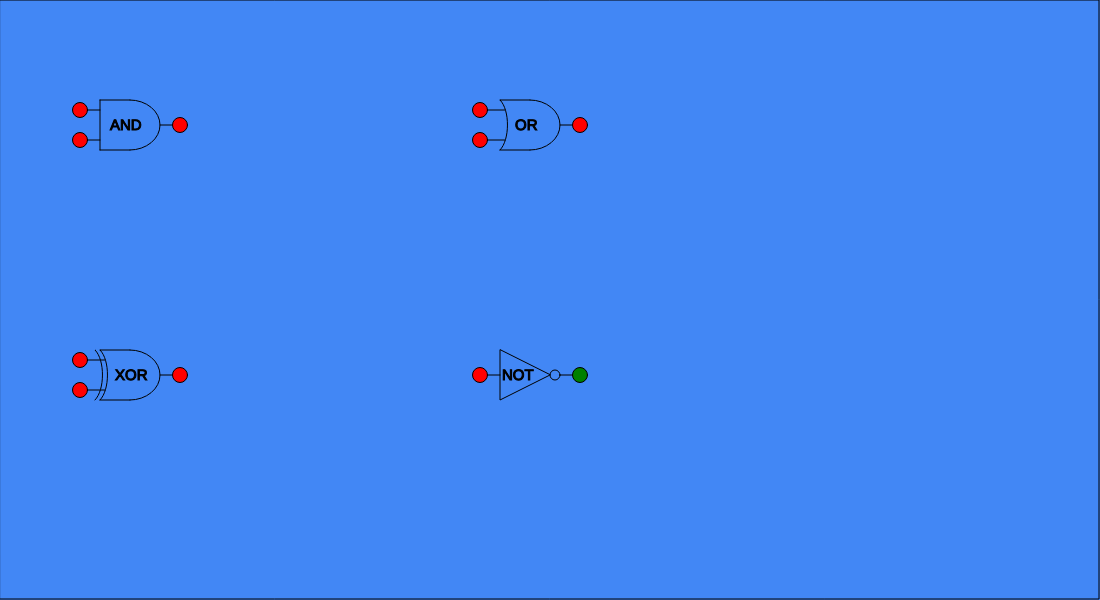
Frame 1 (no input)
Frame 60 (no input): identical to frame 1, image omitted
Frame 120 (the mouse pressed at the canvas centre since frame 60): identical to frame 1, image omitted

The p5.js sketch that drew this single still picture (run headless with seeded random() and noise() and a simulated clock; from frame 60 on, the mouse is pressed at the canvas centre):

// p5.js sketch
// ── sketch.js
//width, height of each gate
gateSizeWidth = 60
gateSizeHeight = 50

//global hash object for updating gate output
const gateLogic = {
    "AND": (a, b) => a && b,
    "OR": (a, b) => a || b,
    "XOR": (a, b) => (a && !b) || (!a && b),
    "NOT": (a) => !a
};

//Class for logic gates, will likely be moved out of this main file.
class LogicGate {
    constructor(x, y, type, scalar = 1) {
        
        //2D coordinates for logic gate object
        this.x = x;
        this.y = y;

        this.offsetX = 0
        this.offsetY = 0

        //What type of logic gate it is? AND, OR, etc?
        //Will either be a string, or we might mess around with inheritance.
        this.type = type;

        this.scalar = scalar;

        //2 bits for input sources, 1 for output
        this.inputA = false;
        this.inputB = false;
        this.output = false;

    }
      // DRAWING GATES
    display() {
    // STYLE SETTINGS (SIMULATE CSS)
    let gateColor = color(255, 204, 0);
    let inputColor = color(200);
    let outputColor = color(0, 255, 0);
    let inputHoverColor = color(0, 255, 0);
    let outputHoverColor = color(255, 0, 0);
    //
    let textsize = 15;
    let textColor = 'black';
    // 
    stroke(0);
    // 
    let s = this.scalar;
    // 
    textSize(textsize * s);
    // 
    // AND GATE
    if (this.type === "AND") {
      fill(textColor);
      text(this.type, this.x + 10 * s, this.y + 30 * s);
      noFill();
      arc(
        this.x + 30 * s,
        this.y + 25 * s,
        60 * s,
        50 * s,
        PI + HALF_PI,
        TWO_PI + HALF_PI
      );
      line(this.x, this.y, this.x + 30 * s, this.y);
      line(this.x, this.y + 50 * s, this.x + 30 * s, this.y + 50 * s);
      line(this.x, this.y, this.x, this.y + 50 * s);
    }
    // OR GATE
    else if (this.type === "OR") {
      fill(textColor);
      text(this.type, this.x + 15 * s, this.y + 30 * s);
      noFill();
      arc(
        this.x + 30 * s,
        this.y + 25 * s,
        60 * s,
        50 * s,
        PI + HALF_PI,
        TWO_PI + HALF_PI
      );
      bezier(
        this.x,
        this.y,
        this.x + 10 * s,
        this.y + 10 * s,
        this.x + 10 * s,
        this.y + 40 * s,
        this.x,
        this.y + 50 * s
      );
      line(this.x, this.y, this.x + 30 * s, this.y);
      line(this.x, this.y + 50 * s, this.x + 30 * s, this.y + 50 * s);
    }
    // XOR GATE
    else if (this.type === "XOR") {
      fill(textColor);
      text(this.type, this.x + 15 * s, this.y + 30 * s);
      noFill();
      arc(
        this.x + 30 * s,
        this.y + 25 * s,
        60 * s,
        50 * s,
        PI + HALF_PI,
        TWO_PI + HALF_PI
      );
      bezier(
        this.x,
        this.y,
        this.x + 10 * s,
        this.y + 10 * s,
        this.x + 10 * s,
        this.y + 40 * s,
        this.x,
        this.y + 50 * s
      );
      bezier(
        this.x - 5 * s,
        this.y,
        this.x + 5 * s,
        this.y + 10 * s,
        this.x + 5 * s,
        this.y + 40 * s,
        this.x - 5 * s,
        this.y + 50 * s
      );
      line(this.x, this.y, this.x + 30 * s, this.y);
      line(this.x, this.y + 50 * s, this.x + 30 * s, this.y + 50 * s);
    }
    // NOT GATE
    else if (this.type === "NOT") {
      fill(textColor);
      text(this.type, this.x + 2 * s, this.y + 30 * s);
      noFill();
      triangle(
        this.x,
        this.y,
        this.x,
        this.y + 50 * s,
        this.x + 50 * s,
        this.y + 25 * s
      );
      circle(this.x + 55 * s, this.y + 25 * s, 10 * s);
    }

    // INPUT LINES
    if (this.type === "AND") {
      line(this.x - 20 * s, this.y + 10 * s, this.x, this.y + 10 * s);
      line(this.x - 20 * s, this.y + 40 * s, this.x, this.y + 40 * s);
    } else if (this.type === "OR") {
      line(this.x - 20 * s, this.y + 10 * s, this.x + 5 * s, this.y + 10 * s);
      line(this.x - 20 * s, this.y + 40 * s, this.x + 5 * s, this.y + 40 * s);
    } else if (this.type === "XOR") {
      line(this.x - 20 * s, this.y + 10 * s, this.x + 5 * s, this.y + 10 * s);
      line(this.x - 20 * s, this.y + 40 * s, this.x + 5 * s, this.y + 40 * s);
    } else if (this.type === "NOT") {
      line(this.x - 20 * s, this.y + 25 * s, this.x, this.y + 25 * s);
    }

    // OUTPUT LINE
    line(this.x + 60 * s, this.y + 25 * s, this.x + 80 * s, this.y + 25 * s);

    // INPUT BUTTONS
    fill(this.inputA ? "green" : "red");
    if (this.type === "AND" || this.type === "OR" || this.type === "XOR") {
      ellipse(this.x - 20 * s, this.y + 10 * s, 15 * s, 15 * s);
      fill(this.inputB ? "green" : "red");
      ellipse(this.x - 20 * s, this.y + 40 * s, 15 * s, 15 * s);
    } else if (this.type === "NOT") {
      ellipse(this.x - 20 * s, this.y + 25 * s, 15 * s, 15 * s);
    }

    // OUTPUT
    fill(this.output ? "green" : "red");
    ellipse(this.x + 80 * s, this.y + 25 * s, 15 * s, 15 * s);
    }
    update() {

        //update position of gate(s) being dragged, if any
        for (let dragged_gate of gates_being_dragged){
            dragged_gate.x = mouseX - dragged_gate.offsetX;
            dragged_gate.y = mouseY - dragged_gate.offsetY;
        }

        //references global hashmap to run gate logic
        this.output = gateLogic[this.type](this.inputA, this.inputB)

    }
    //Check if the mouse position is over a logic gate
    isMouseOver() {
        return (mouseX > this.x && mouseX < this.x + gateSizeWidth &&
               mouseY > this.y && mouseY < this.y + gateSizeHeight);
    }
        // TOGGLE INPUT A
    toggleInputA() {
        if (
        this.type === "AND" ||
        this.type === "OR" ||
        this.type === "NOT" ||
        this.type === "XOR"
        ) {
        this.inputA = this.inputA ? 0 : 1;
        }
    }

    // TOGGLE INPUT B
    toggleInputB() {
        if (this.type === "AND" || this.type === "OR" || this.type === "XOR") {
        this.inputB = this.inputB ? 0 : 1;
        }
    }
}

//Will be used to store all gates currently on screen. Work in progress.
let gates = [];
let gates_being_dragged = [];

function mouseReleased() {
    gates_being_dragged = []; // Clear all dragged objects on release
}

//Initial setup; Only runs once
// "It can be used to set default values for your project."
//We may need to move things from here to "draw()" if they should be updated every frame, eg window size?
function setup() {

    //Create the Canvas based on the width and height of the window
    //AKA, the canvas element takes up the entire page.
    //If we want to do some html/css design, then we will have to readjust this.
    createCanvas(1100, 600);

    let x = (windowWidth - width) / 2;
    let y = (windowHeight - height) / 2;
    canvas = createCanvas(1100, 600);
    canvas.position(x, y);

    //Set the background color to that intriguing shade of blue.
    background('#4287f5');

    //Initialize a gate? work in progress, will need to reference a "level database" for initializing "puzzles"
    gates.push(new LogicGate(100, 100, "AND"));
    gates.push(new LogicGate(500, 100, "OR"));
    gates.push(new LogicGate(100, 350, "XOR"));
    gates.push(new LogicGate(500, 350, "NOT"));
}

// "draw() is called directly after setup()"
// "Executes the lines of code inside its curly brackets 60 times per second until the program is stopped or the noLoop() function is called."
function draw() {

    //If you want to see something fun, comment this out
    background('#4287f5');

    //Loops over every gate, and updates it
    for (let gate of gates) {
        //console.log(mouseX, mouseY)
        gate.update();
        gate.display();
        
    }
     // Draw border around canvas
     noFill(); // No fill inside the border
     rect(0, 0, width - 1, height - 1); 
   
}

// TOGGLE INPUTS
//Messy RN, but it works. Refactor later.
function mousePressed() {


    for (let gate of gates){

        if (gate.isMouseOver()){
            console.log("over")
            gate.offsetX = mouseX - gate.x
            gate.offsetY = mouseY - gate.y
            gates_being_dragged.push(gate)
        }

        if (gate.type != "NOT"){
            if (
                dist(mouseX, mouseY, gate.x - 20 * gate.scalar, gate.y + 10 * gate.scalar) <
                10 * gate.scalar
            ) {
                gate.toggleInputA();
            }
            if (
                dist(mouseX, mouseY, gate.x - 20 * gate.scalar, gate.y + 40 * gate.scalar) <
                10 * gate.scalar
            ) {
                gate.toggleInputB();
            }
        } else{
              // NOT GATE
                if (
                    dist(mouseX, mouseY, gate.x - 20 * gate.scalar, gate.y + 25 * gate.scalar) <
                    10 * gate.scalar
                ) {
                    gate.toggleInputA();
                }
            }
        }
}
  


// ── level1.css
/* Use the same background color as start.css */
* {
    margin: 0;
    padding: 0;
    box-sizing: border-box;
    color: white; 
    background-color: #4287f5;
}

#level1-background {
    height: 100vh;
    width: 100%;
    margin: 5px;
    background-color: #4287f5; /* Same as the start page */
    display: flex;
    justify-content: left;
    
}

h1 {
    font-size: 5em;
    font-family: "Modak", serif;
    -webkit-text-stroke: 4px black;
    text-shadow: 3px 2px black;
}
canvas {
    display: block;
  }
  
// ── level1.html
<!DOCTYPE html>
<html lang="en">
<head>
    <meta charset="UTF-8">
    <meta http-equiv="X-UA-Compatible" content="IE=edge">
    <meta name="viewport" content="width=device-width, initial-scale=1.0">
    <title>GateKeeper - Level 1</title>
    <link rel="stylesheet" href="level1.css">

    <!-- Link the google fonts -->
    <link rel="preconnect" href="https://fonts.googleapis.com">
    <link rel="preconnect" href="https://fonts.gstatic.com" crossorigin>
    <link href="https://fonts.googleapis.com/css2?family=Archivo+Black&family=Bangers&family=Belanosima:wght@400;600;700&family=Modak&family=Rampart+One&display=swap" rel="stylesheet">
    <!-- Link the font icons from font awesome -->
    <link rel="stylesheet" href="https://cdnjs.cloudflare.com/ajax/libs/font-awesome/6.7.2/css/all.min.css" integrity="sha512-Evv84Mr4kqVGRNSgIGL/F/aIDqQb7xQ2vcrdIwxfjThSH8CSR7PBEakCr51Ck+w+/U6swU2Im1vVX0SVk9ABhg==" crossorigin="anonymous" referrerpolicy="no-referrer" />
</head>
<body>
    <section id="level1-background">
        <h1>Level 1</h1>
    </section>
</body>
</html>
